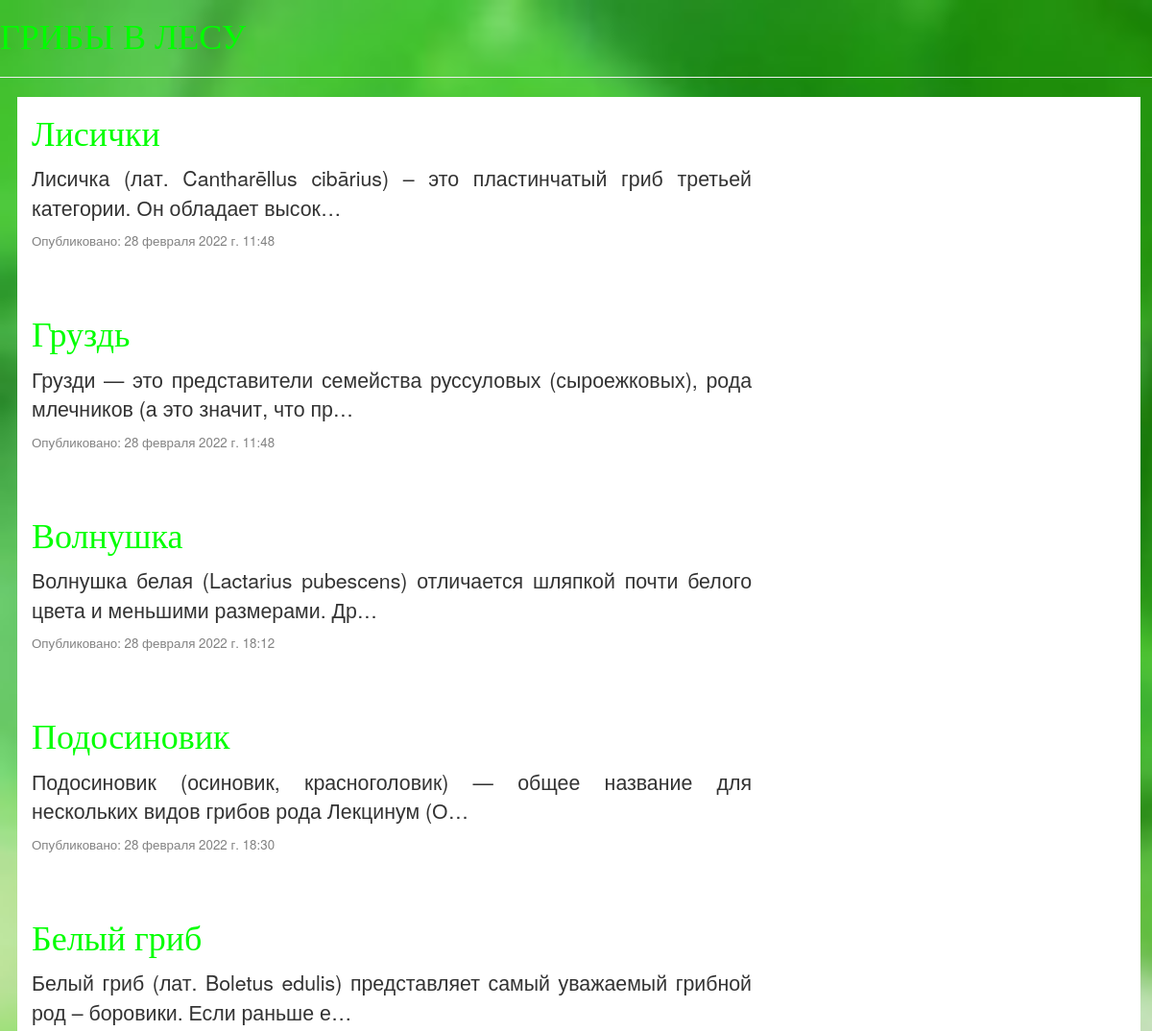
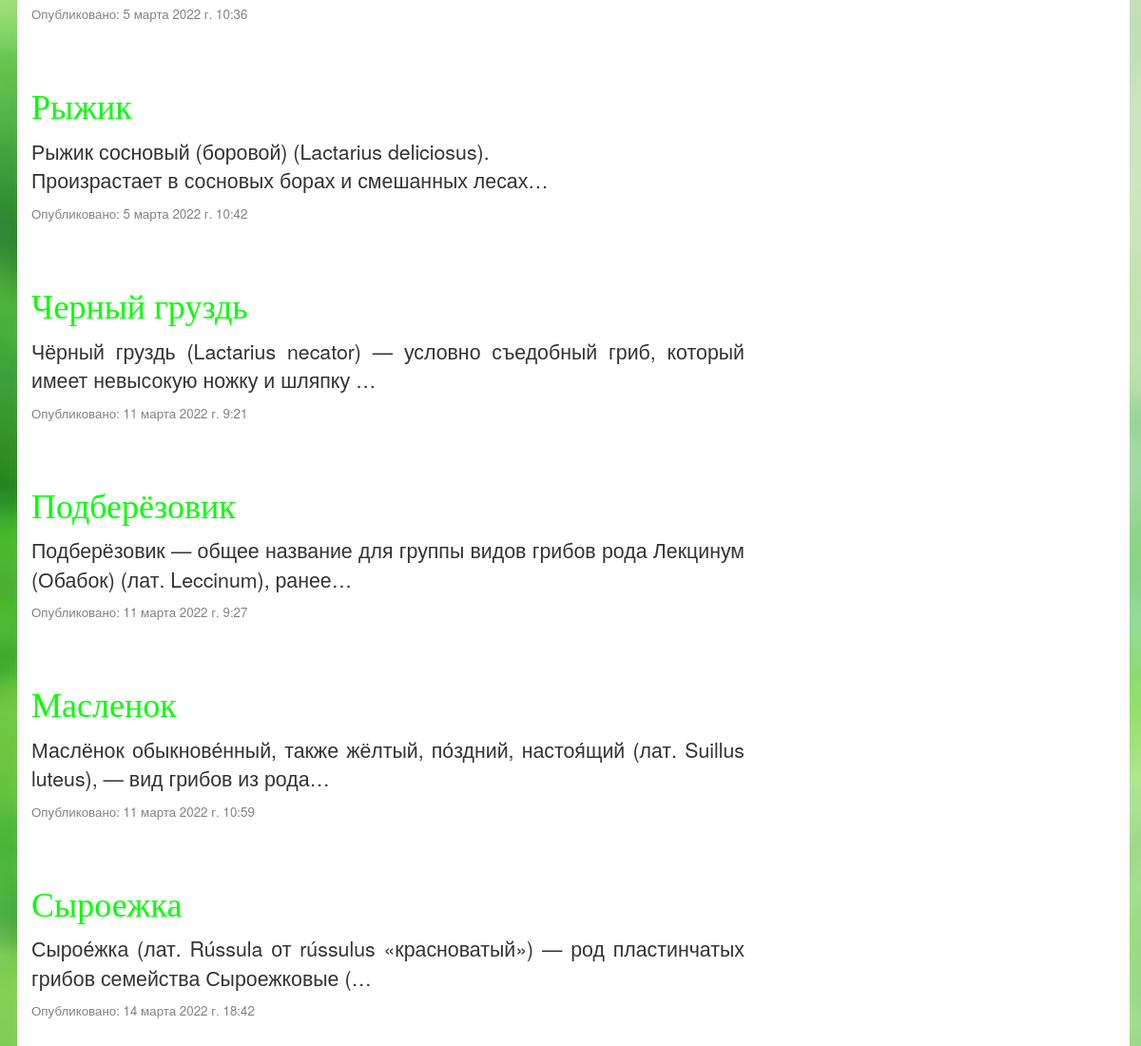
The page / on the database its author committed (2 pictures, top to bottom).
### blog/models.py (models this page shows, shortened)
class Post(models.Model):
    author = models.ForeignKey(settings.AUTH_USER_MODEL, on_delete=models.CASCADE)
    title = models.CharField(max_length=200)
    text = models.TextField()
    image = models.FileField(null=True, blank=True)
    created_date = models.DateTimeField(default=timezone.now)
    published_date = models.DateTimeField(blank=True, null=True)

### blog/views.py (the view)
# urls.py: path('', views.post_list, name='post_list'),
def post_list(request):
    posts = Post.objects.filter(published_date__lte=timezone.now()).order_by('published_date')
    return render(request, 'blog/post_list.html', {'posts': posts})

### blog/templates/blog/post_list.html (shortened to what this page needs)
{% load static %}
<html>
    <head>
        <link rel="stylesheet" href="//maxcdn.bootstrapcdn.com/bootstrap/3.2.0/css/bootstrap.min.css">
        <link rel="stylesheet" href="//maxcdn.bootstrapcdn.com/bootstrap/3.2.0/css/bootstrap-theme.min.css">
        <link rel="stylesheet" href="{% static 'css/blog.css' %}">
    </head>
    <body>
        <div>
            <h1><a href="/">   ГРИБЫ В ЛЕСУ  </a></class></h1>
            <hr>
        </div>
        <div class="content container">
            <div class="row">
                <div class="col-md-8">
                    {% for post in posts %}
                        <div class="post">
                            <h1><a href="{% url 'post_detail' pk=post.pk %}">{{ post.title }}</a></h1>
                            <p>{{ post.text|linebreaksbr |truncatechars:100 }}</p>
                            <div class="date">
                                <p>Опубликовано: {{ post.published_date }}</p>
                            </div>
                        </div>
                    {% endfor %}
                </div>
            </div>
        </div>
    </body>
</html>

### blog/static/css/blog.css (style rules this page uses)
h1 a { color: #00FF00; font-family: 'Arial Black' font-size: 25pt; text-align:center; }
body { text-align:justify; width:100%; height:200px; background: url('../css/nubex.jpg') no-repeat; background-size:cover }
.content { margin-left: 18px; font-size: 16pt; text-align:justify; background-color: #FFFFFF }
h1, h2, h3, h4 { font-family: 'Arial Black'; }
.date { color: #828282; font-size: 10pt; }
.post { margin-bottom: 70px; }
.post h1 a, .post h1 a:visited { color: #00FF00;; background-color: #FFFFFF }

### rows shown on the page
Post: title "Лисички", text "Лисичка (лат. Cantharēllus cibārius) – это пластинчатый гриб третьей категории. Он обладает высок…", published_date "28 февраля 2022 г. 11:48"
Post: title "Груздь", text "Грузди — это представители семейства руссуловых (сыроежковых), рода млечников (а это значит, что пр…", published_date "28 февраля 2022 г. 11:48"
Post: title "Волнушка", text "Волнушка белая (Lactarius pubescens) отличается шляпкой почти белого цвета и меньшими размерами. Др…", published_date "28 февраля 2022 г. 18:12"
Post: title "Подосиновик", text "Подосиновик (осиновик, красноголовик) — общее название для нескольких видов грибов рода Лекцинум (О…", published_date "28 февраля 2022 г. 18:30"
Post: title "Белый гриб", text "Белый гриб (лат. Boletus edulis) представляет самый уважаемый грибной род – боровики. Если раньше е…", published_date "5 марта 2022 г. 10:36"
Post: title "Рыжик", text "Рыжик сосновый (боровой) (Lactarius deliciosus). Произрастает в сосновых борах и смешанных лесах…", published_date "5 марта 2022 г. 10:42"
Post: title "Черный груздь", text "Чёрный груздь (Lactarius necator) — условно съедобный гриб, который имеет невысокую ножку и шляпку …", published_date "11 марта 2022 г. 9:21"
Post: title "Подберёзовик", text "Подберёзовик — общее название для группы видов грибов рода Лекцинум (Обабок) (лат. Leccinum), ранее…", published_date "11 марта 2022 г. 9:27"
Post: title "Масленок", text "Маслёнок обыкнове́нный, также жёлтый, по́здний, настоя́щий (лат. Suillus luteus), — вид грибов из рода…", published_date "11 марта 2022 г. 10:59"
Post: title "Сыроежка", text "Сырое́жка (лат. Rússula от rússulus «красноватый») — род пластинчатых грибов семейства Сыроежковые (…", published_date "14 марта 2022 г. 18:42"
